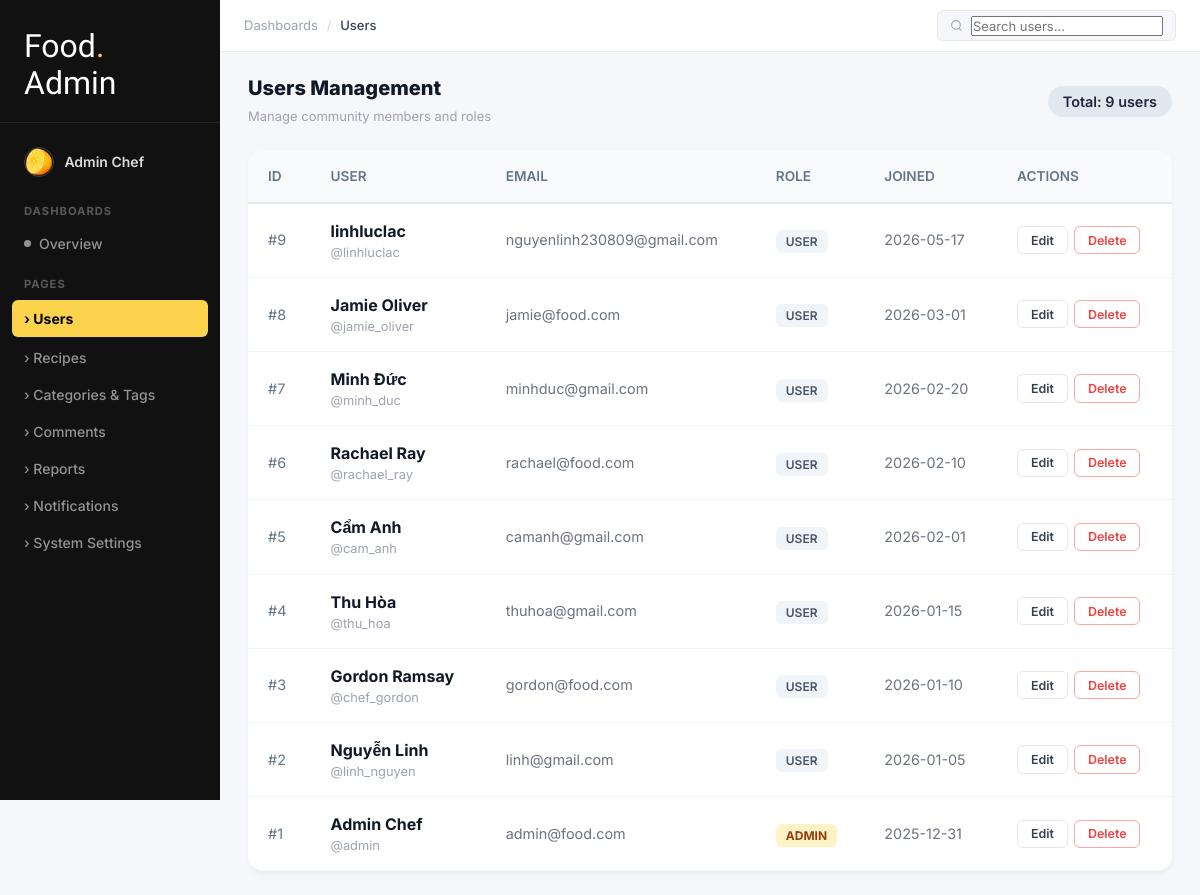
/frontend/pages/admin/users.php (signed in), run on the app's committed database.
### tables this page shows
CREATE TABLE `users` (
  `id` int(11) NOT NULL,
  `username` varchar(50) NOT NULL,
  `email` varchar(100) NOT NULL,
  `password_hash` varchar(255) NOT NULL,
  `display_name` varchar(100) DEFAULT NULL,
  `bio` text DEFAULT NULL,
  `date_of_birth` date DEFAULT NULL,
  `profile_image` varchar(255) DEFAULT NULL,
  `role` enum('user','admin') DEFAULT 'user',
  `is_active` tinyint(1) DEFAULT 1,
  `created_at` timestamp NOT NULL DEFAULT current_timestamp(),
  `updated_at` timestamp NOT NULL DEFAULT current_timestamp() ON UPDATE current_timestamp(),
  `notification_prefs` longtext DEFAULT NULL CHECK (json_valid(`notification_prefs`)),
  `privacy_prefs` longtext DEFAULT NULL CHECK (json_valid(`privacy_prefs`))
);

### frontend/pages/admin/users.php (the view, shortened to what this page needs)
<?php
require_once '../../includes/bootstrap.php';
$query = "SELECT id, username, COALESCE(display_name, username) AS display_name, email, role, created_at FROM users ORDER BY created_at DESC";
$result = $conn->query($query);
?>
<!DOCTYPE html>
<html lang="en">
<head>
<link rel="stylesheet" href="/smart-recipes/frontend/assets/css/base/variables.css">
<link rel="stylesheet" href="/smart-recipes/frontend/assets/css/base/reset.css">
<link rel="stylesheet" href="/smart-recipes/frontend/assets/css/pages/admin.css">
<link rel="stylesheet" href="/smart-recipes/frontend/assets/css/components/footer.css">
</head>
<body class="adm-body">
<div class="adm-layout">
    <?php include '../../includes/admin_sidebar.php'; ?>
    <div class="adm-main">
        <header class="adm-topbar">
            <div class="adm-topbar-left"><span>Dashboards</span><span class="adm-topbar-sep">/</span><span class="adm-tb-active">Users</span></div>
            <div class="adm-tb-search">
                <svg width="13" height="13" fill="none" stroke="currentColor" stroke-width="2" viewBox="0 0 24 24"><circle cx="11" cy="11" r="8"/><path d="M21 21l-4.35-4.35"/></svg>
                <input type="text" id="searchInput" placeholder="Search users...">
            </div>
        </header>
        <div class="adm-content">
            <div class="adm-page-header" style="display: flex; justify-content: space-between; align-items: center;">
                <div>
                    <h1 class="adm-page-title">Users Management</h1>
                    <span style="font-size:0.8125rem;color:#9CA3AF;">Manage community members and roles</span>
                </div>
                <span style="background: #e2e8f0; color: #1e293b; padding: 5px 15px; border-radius: 20px; font-size: 0.9rem; font-weight: 600;">
                    Total: <?= $result->num_rows ?> users
                </span>
            </div>
            <div style="background: white; border-radius: 15px; box-shadow: 0 4px 6px -1px rgba(0,0,0,0.05); overflow: hidden; margin-top: 20px;">
                <table style="width: 100%; border-collapse: collapse; text-align: left;">
                    <thead style="background: #f8fafc; border-bottom: 2px solid #e2e8f0;">
                        <tr>
                            <th style="padding: 15px 20px; color: #64748b; font-size: 0.85rem; font-weight: 600; text-transform: uppercase;">ID</th>
                            <th style="padding: 15px 20px; color: #64748b; font-size: 0.85rem; font-weight: 600; text-transform: uppercase;">User</th>
                            <th style="padding: 15px 20px; color: #64748b; font-size: 0.85rem; font-weight: 600; text-transform: uppercase;">Email</th>
                            <th style="padding: 15px 20px; color: #64748b; font-size: 0.85rem; font-weight: 600; text-transform: uppercase;">Role</th>
                            <th style="padding: 15px 20px; color: #64748b; font-size: 0.85rem; font-weight: 600; text-transform: uppercase;">Joined</th>
                            <th style="padding: 15px 20px; color: #64748b; font-size: 0.85rem; font-weight: 600; text-transform: uppercase;">Actions</th>
                        </tr>
                    </thead>
                    <tbody>
                        <?php while($user = $result->fetch_assoc()): ?>
                        <tr style="border-bottom: 1px solid #f1f5f9;">
                            <td style="padding: 15px 20px; color: #64748b; font-size: 0.9rem;">#<?= $user['id'] ?></td>
                            <td style="padding: 15px 20px;">
                                <div style="font-weight: 700; color: #111827;"><?= htmlspecialchars($user['display_name']) ?></div>
                                <div style="font-size: 0.8rem; color: #9CA3AF;">@<?= htmlspecialchars($user['username']) ?></div>
                            </td>
                            <td style="padding: 15px 20px; color: #6b7280; font-size: 0.9rem;"><?= htmlspecialchars($user['email']) ?></td>
                            <td style="padding: 15px 20px;">
                                <?php if($user['role'] === 'admin'): ?>
                                    <span style="background: #fef3c7; color: #92400e; padding: 4px 10px; border-radius: 6px; font-size: 0.75rem; font-weight: 700;">ADMIN</span>
                                <?php else: ?>
                                    <span style="background: #f1f5f9; color: #475569; padding: 4px 10px; border-radius: 6px; font-size: 0.75rem; font-weight: 600;">USER</span>
                                <?php endif; ?>
                            </td>
                            <td style="padding: 15px 20px; color: #6b7280; font-size: 0.9rem;">
                                <?= date('Y-m-d', strtotime($user['created_at'])) ?>
                            </td>
                            <td style="padding: 15px 20px;">
                                <div style="display:flex;gap:0.4rem;">
                                    <button class="adm-btn adm-btn-outline" onclick="window.openEditModal(<?= $user['id'] ?>, '<?= addslashes($user['display_name']) ?>', '<?= $user['role'] ?>')">Edit</button>
                                    <button class="adm-btn adm-btn-danger" onclick="window.deleteUser(<?= $user['id'] ?>)">Delete</button>
                                </div>
                            </td>
                        </tr>
                        <?php endwhile; ?>
                    </tbody>
                </table>
            </div>
        </div>
    </div>
</div>
</body>
</html>

### frontend/assets/css/base/variables.css (style rules this page uses)
:root { --color-primary: #000000; --color-secondary: #FCD34D; --color-accent: #3B82F6; --color-text: #1F2937; --color-text-light: #6B7280; --color-border: #E5E7EB; --color-bg: #F9FAFB; --color-white: #FFFFFF; --yellow-400: #FCD34D; --yellow-500: #F59E0B; --gray-50: #F9FAFB; --gray-100: #F3F4F6; --gray-200: #E5E7EB; --gray-300: #D1D5DB; --gray-400: #9CA3AF; --gray-600: #4B5563; --gray-700: #374151; --gray-800: #1F2937; --gray-900: #111827; --font-primary: 'Poppins', sans-serif; --font-logo: 'Rammetto One', cursive; --font-display: 'Pacifico', cursive; --text-xs: 0.75rem; --text-sm: 0.875rem; --text-base: 1rem; --text-lg: 1.125rem; --text-xl: 1.25rem; --text-2xl: 1.5rem; --text-3xl: 1.875rem; --text-4xl: 2.25rem; --text-5xl: 3rem; --spacing-1: 0.25rem; --spacing-2: 0.5rem; --spacing-3: 0.75rem; --spacing-4: 1rem; --spacing-6: 1.5rem; --spacing-8: 2rem; --spacing-12: 3rem; --spacing-16: 4rem; --radius-sm: 0.25rem; --radius-md: 0.5rem; --radius-lg: 0.75rem; --radius-xl: 1rem; --radius-full: 9999px; --shadow-sm: 0 1px 2px 0 rgba(0, 0, 0, 0.05); --shadow-md: 0 4px 6px -1px rgba(0, 0, 0, 0.1); --shadow-lg: 0 10px 15px -3px rgba(0, 0, 0, 0.1); --shadow-xl: 0 20px 25px -5px rgba(0, 0, 0, 0.1); --transition-fast: 150ms ease-in-out; --transition-base: 300ms ease-in-out; --transition-slow: 500ms ease-in-out; --container-max: 1280px; --navbar-height: 80px; --z-dropdown: 1000; --z-sticky: 1020; --z-modal: 1050; --z-tooltip: 1070; }

### frontend/assets/css/pages/admin.css (style rules this page uses)
*, *::before, *::after { box-sizing: border-box; }
body.adm-body { margin: 0; padding: 0; font-family: 'Inter', sans-serif; background: #f5f7fa; color: #111827; }
.adm-layout { display: flex; min-height: 100vh; }
.adm-main { flex: 1; display: flex; flex-direction: column; min-width: 0; background: #f5f7fa; }
.adm-topbar { height: 52px; background: white; border-bottom: 1px solid #e8eaed; display: flex; align-items: center; padding: 0 1.5rem; gap: 0.75rem; position: sticky; top: 0; z-index: 50; flex-shrink: 0; }
.adm-topbar-left { display: flex; align-items: center; gap: 0.4rem; font-size: 0.8125rem; color: #9CA3AF; }
.adm-topbar-left .adm-tb-active { color: #374151; font-weight: 500; }
.adm-topbar-sep { color: #D1D5DB; margin: 0 0.15rem; }
.adm-tb-search { display: flex; align-items: center; gap: 0.5rem; background: #f5f7fa; border: 1px solid #E5E7EB; border-radius: 6px; padding: 0.3rem 0.75rem; font-size: 0.8125rem; color: #9CA3AF; min-width: 160px; }
.adm-content { padding: 1.5rem 1.75rem; flex: 1; overflow-y: auto; }
.adm-page-header { display: flex; align-items: flex-start; justify-content: space-between; margin-bottom: 1.5rem; }
.adm-page-title { font-size: 1.25rem; font-weight: 800; color: #111827; margin: 0 0 0.2rem; }
.adm-btn { display: inline-flex; align-items: center; gap: 0.25rem; padding: 0.35rem 0.8rem; border-radius: 6px; font-size: 0.78rem; font-weight: 600; cursor: pointer; border: 1px solid transparent; transition: all 0.15s; font-family: inherit; text-decoration: none; }
.adm-btn-outline { background: white; border-color: #E5E7EB; color: #374151; }
.adm-btn-danger { background: white; border-color: #FCA5A5; color: #EF4444; }

### data on the page
users: id "9", display_name "linhluclac", username "linhluclac", email "nguyenlinh230809@gmail.com", role "USER", created_at "2026-05-17"
users: id "8", display_name "Jamie Oliver", username "jamie_oliver", email "jamie@food.com", role "USER", created_at "2026-03-01"
users: id "7", display_name "Minh Đức", username "minh_duc", email "minhduc@gmail.com", role "USER", created_at "2026-02-20"
users: id "6", display_name "Rachael Ray", username "rachael_ray", email "rachael@food.com", role "USER", created_at "2026-02-10"
users: id "5", display_name "Cẩm Anh", username "cam_anh", email "camanh@gmail.com", role "USER", created_at "2026-02-01"
users: id "4", display_name "Thu Hòa", username "thu_hoa", email "thuhoa@gmail.com", role "USER", created_at "2026-01-15"
users: id "3", display_name "Gordon Ramsay", username "chef_gordon", email "gordon@food.com", role "USER", created_at "2026-01-10"
users: id "2", display_name "Nguyễn Linh", username "linh_nguyen", email "linh@gmail.com", role "USER", created_at "2026-01-05"
users: id "1", display_name "Admin Chef", username "admin", email "admin@food.com", role "ADMIN", created_at "2025-12-31"

### other printed values
$_adm_u['display_name'] "Admin Chef"
$result->num_rows "9"
